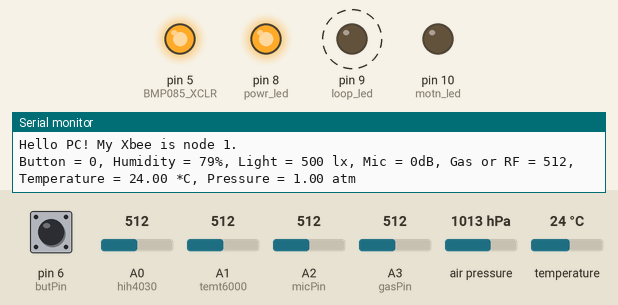
The sketch below on a simulated Arduino Leonardo, built with avr-gcc and run on an emulated ATmega32U4. Shown: output pins drawn as LEDs (lit = HIGH), the last lines printed to the serial monitor. Dashed ring = blinking. The test bench sets the inputs (shaded band); at power-on: pin 6 (butPin) LOW, A0 (hih4030) = 512, A1 (temt6000) = 512, A2 (micPin) = 512, A3 (gasPin) = 512, air pressure 1013 hPa, temperature 24 °C.

Above: at 4.2 s.
4.3 s: pin 6 (butPin) pulled HIGH for 1 s
At 5.4 s:
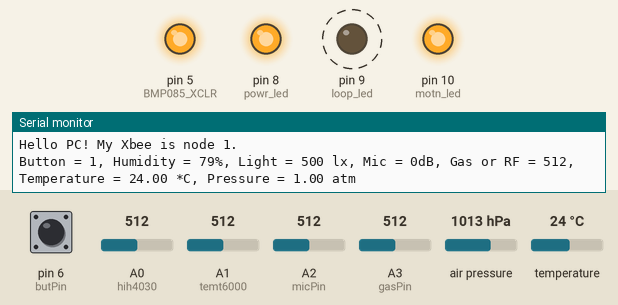
7.6 s: pin 6 (butPin) pulled HIGH for 3.2 s
At 11.7 s:
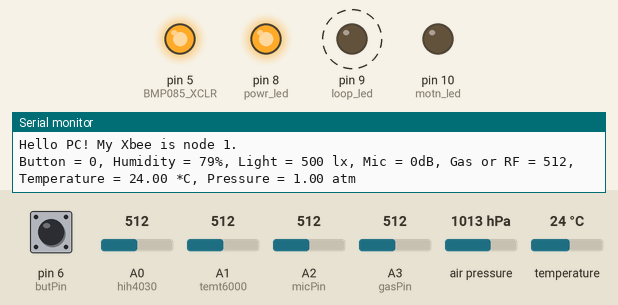
Timing chart, 0 to 18.3 s (numbered marks = the images above; inputs shaded):
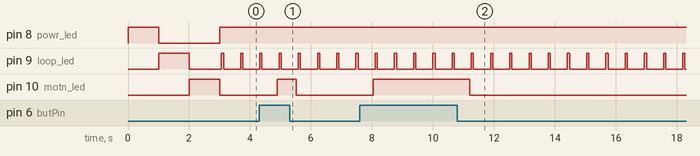

The sketch:

SensorMoteRF.ino
```cpp
// Arduino Sketch for the SensorMote from Kippkitts
// Original Sketch and Board by kippkitts LLC, 2013
// - Arduino Sketch available in: https://github.com/kippkitts/DataSensingLab/tree/master/DSL_Sensor_Mote
// - SensorMote Eagle files (schematic and board) available in https://github.com/kippkitts/DataSensingLab/tree/master/SensorMote_Code_Framework/Arduino
// Last version by Kippkitts: 15-April-2013 04:00 EST

// Currently being modified by cjferes
// Converted raw data into real data:
// - Sensor BMP085: pressure in atm and temperature in °C or °F
// - Sensor TEMT6000: ambient light intensity in lux
// - Sensor HIH-4030: relative Humidity (RH) in %
// - Sensor Electret Microphone: sound wave, currently in dB
// ON WORK:
// - Sensor Gas Sensor: Air quality
// - Sensor LT5534: RF Detector
// - XBee: getting them to talk to each other

// LIBRARIES:
// You must download and install:
// 1) Adafruit BMP085 library. Available in https://github.com/adafruit/Adafruit-BMP085-Library
// 2) XBee:

#include <math.h> //math library for log10()
#include <Wire.h>
#include "Adafruit_BMP085.h"


// INITIAL SETTINGS
Adafruit_BMP085 bmp;

String tempUnits="C"; //C for Celcius, F for Farenheit

#define BMP085_ADDRESS 0x77  // I2C address of BMP085
#define CODE_VERSION 0.1
#define SILENT_VALUE 380  // Starting neutral microphone value (self-correcting)

// ********** START DIGITAL PINS *************
//
// 0         RX (from XBee)
// 1         TX (to XBee)
// 2
// 3
// 4 RF-Detect-Shutdown
const int RF_shdn = 4;
// 5  BMP085 XCLR
const int BMP085_XCLR = 5;
// 6         Button (Pressure Mat)
const int butPin = 6;
// 7 BMP085 EOC
const int BMP085_EOC = 7;
// 8         LED (Power)
int powr_led = 8;
// 9         LED (Loop Activity)
int loop_led = 9;
// 10        LED (Motion Detected - aka Button Pushed)
int motn_led = 10;
// 11       RF Configuration Detector
int rf_config = 11;
// 12       Gas Sensor Configuration Detector
int gas_config = 12;
// ********** END DIGITAL PINS *************


// ********** START ANALOG PINS *************
// A0        Humidity Sensor (HTH-4030)
const int hih4030 = A0;
// A1        Light Sensor (TEMT6000)
const int temt6000 = A1;
// A2        Microphone (Adafruit Board)
const int micPin = A2;
// A3        Gas Sensor
const int gasPin = A3;
// ********** END ANALOG PINS *************

// Node
const int nodeID = 1;

// Sensing variables
int light;
int humid;
int gasValue;
int button;
int temp;
int micVal = 0;
double temperature;
double pressure;
const int samplingWindow=50;

// SETUP ------------------------------------------------------------------------------------------------------

void setup() {
  Serial.begin(9600);
  Serial1.begin(9600);  // to XBee

  // while the serial stream is not open, do nothing:
//  while (!Serial) ;
  Serial.println("Initializing...");

  pinMode(RF_shdn, INPUT); // TESTING ONLY. SHOULD BE OUTPUT
  pinMode(BMP085_XCLR, OUTPUT); //
  pinMode(BMP085_EOC, INPUT); // End of conversion signal
  pinMode(butPin, INPUT);  // SET PULL-UP FOR CONFIG TESTING
  pinMode(rf_config, INPUT);  // SET PULL-UP FOR CONFIG TESTING
  pinMode(gas_config, INPUT);  // SET PULL-UP FOR CONFIG TESTING

  pinMode( powr_led, OUTPUT);
  pinMode( loop_led, OUTPUT);
  pinMode( motn_led, OUTPUT);

  digitalWrite(powr_led, HIGH);  // LED CHECK
  delay(1000);
  digitalWrite(powr_led, LOW);   // LED CHECK
  digitalWrite(loop_led, HIGH);  // LED CHECK
  delay(1000);
  digitalWrite(loop_led, LOW);   // LED CHECK
  digitalWrite(motn_led, HIGH);  // LED CHECK
  delay(1000);
  digitalWrite(motn_led, LOW);   // LED CHECK

  digitalWrite(powr_led, HIGH);  // LED OPERATIONAL
  digitalWrite(loop_led, HIGH);  // LED OPERATIONAL

  digitalWrite(BMP085_XCLR, HIGH);  // Make sure BMP085 is on

  Serial.print("SensorMote (Google I/O) v");
  Serial.println(CODE_VERSION);

  bmp.begin();

  digitalWrite(loop_led, LOW);

}

// LOOP ------------------------------------------------------------------------------------------------------
void loop() {

  // Button
  // read the state of the switch into a local variable:
  button = digitalRead(butPin);
  digitalWrite(motn_led, button);

  // Sensed variables
  light = analogRead(temt6000)*5.0/1024*100*2; //converted raw data into lux
  humid = 0.1628*(analogRead(hih4030)-26.667); //converted raw data into RH %
  temperature=bmp.readTemperature(); //get temperature in Celcius (given directly by sensor)
  if (tempUnits=="F") {
   temperature=temperature*9/5+32; //convert Celcius in Farenheit
  }
  pressure=bmp.readPressure()*9.86923267/1000000; //pressure in atm
  //micVal = getSound();  // get sound level with kippkitt's function
  micVal=getSoundPeakToPeak(); //get sound using my function

  //ON WORK
  gasValue =  analogRead(gasPin);


  // Output
  Serial.print("Hello PC! My Xbee is node ");
  Serial.print(nodeID);
  Serial.println(".");
  Serial.print("Button = ");
  Serial.print( button );
  Serial.print( ", Humidity = " );
  Serial.print( humid );
  Serial.print( "%, Light = " );
  Serial.print( light );
  Serial.print( " lx, Mic = " );
  Serial.print( micVal );
  Serial.print( "dB, Gas or RF = " );
  Serial.print( gasValue );

  Serial.print(", Temperature = ");
  Serial.print(temperature);
  Serial.print(" *");
  Serial.print(tempUnits);
  Serial.print(", ");

  Serial.print("Pressure = ");
  Serial.print(pressure);
  Serial.println(" atm");


  digitalWrite(loop_led, HIGH);

  Serial1.print("Hello XBee ");
  Serial1.print(nodeID);
  Serial1.println("!!");
  Serial1.print("Button = ");
  Serial1.print( button );
  Serial1.print( ", Humidity = " );
  Serial1.print( humid );
  Serial1.print( "(raw), Light = " );
  Serial1.print( light );
  Serial1.print( ", Mic = " );
  Serial1.print( micVal );
  Serial1.print( ", Gas or RF = " );
  Serial1.print( gasValue );
  Serial1.print(", Temperature = ");
  Serial1.print(temperature);
  Serial1.print(" *");
  Serial1.print(tempUnits);
  Serial1.print(", ");
  Serial1.print("Pressure = ");
  Serial1.print(pressure);
  Serial1.println(" atm");

  digitalWrite(loop_led, LOW);
  delay(500);

}

// GET SOUND ------------------------------------------------------------------------------------------------------
//
// Does something sensible(ish) with the microphone input

// Kippkitt's function to get sound level
int getSound() {
  static int average = SILENT_VALUE; // stores the neutral position for the mic
  static int avgEnvelope = 0; // stores the average sound pressure level
  int avgSmoothing = 10; // larger values give more smoothing for the average
  int envSmoothing = 2; // larger values give more smoothing for the envelope
  int numSamples=1000; //how many samples to take
  int envelope=0; //stores the mean sound from many samples
  for (int i=0; i<numSamples; i++) {
    int sound=analogRead(micPin); // look at the voltage coming from the mic
    int sampleEnvelope = abs(sound - average); // the distance from this reading to the average
    envelope = (sampleEnvelope+envelope)/2;
    avgEnvelope = (envSmoothing * avgEnvelope + sampleEnvelope) / (envSmoothing + 1);
    //Serial.println(avgEnvelope);
    average = (avgSmoothing * average + sound) / (avgSmoothing + 1); //create a new average
  }
  return envelope;
}

int getSoundPeakToPeak(){
  // This function gets the sound level in dB.
  // First, it finds the raw peak to peak value of the sound wave within a defined time interval (sampling window)
  // using iterations to define the current maxima and minima of the sound wave.
  // Then it converts the raw peak to peak value into dB.
  // initialization
  unsigned long startTime=millis(); //first instant of the sampling window
  unsigned int signalMax=0; // inital max value
  unsigned int signalMin=1024; // initial min value

  while (millis()-startTime<samplingWindow){
    int sample=analogRead(micPin); //read the current sample of the sound wave
    if (sample<1024) {
      if (sample>signalMax){
        signalMax=sample; //update new maxima of the sound wave
      } else if (sample<signalMin){
        signalMin=sample; //update new minima of the sound wave
      }
    }
  }
  unsigned int peakToPeak=signalMax-signalMin; //peak to peak amplitude = maxValue-minValue
  double dB = pow(10,(log10(5.0/1024*peakToPeak)+12.77)/6.7511); // 5.0/1024 because AVCC=5V
  return dB;
}
```

Measured:
- after the input at 4.3 s, pin 10 (motn_led): LOW → HIGH after 0.59 s, → LOW 0.63 s later
- after the input at 7.6 s, pin 10 (motn_led): LOW → HIGH after 0.45 s, → LOW 3.2 s later
- by itself, pin 9 (loop_led): alternates HIGH for 0.07 s and LOW for 0.56 s
